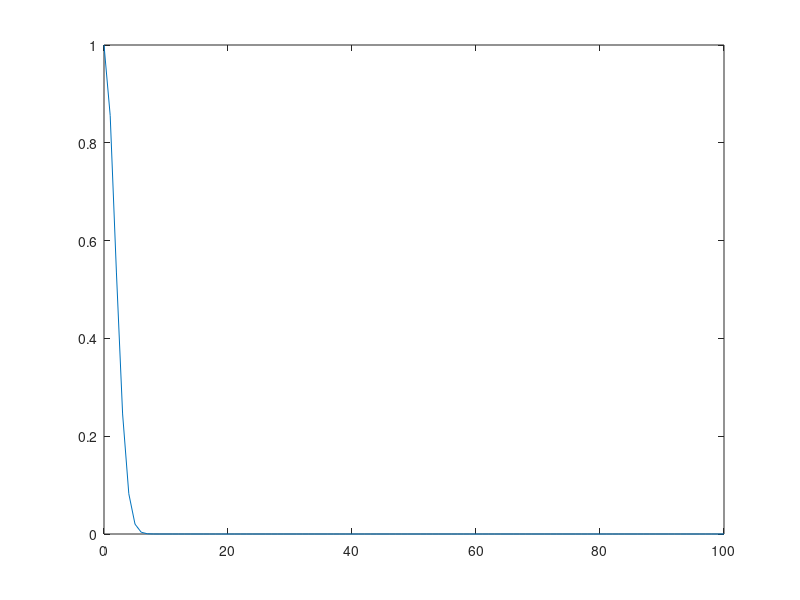

Recreate this plot in MATLAB. (Note: this script raises an error after producing the figure.)
function [Ctrd,Sprd,dCtrd,dSprd,eCtrd,eSprd,CF,C,fitCF,fitC,fitTW,fiterror] = modelPACVoxelv2
%% THE QUESTION

% what question I am going to answer and what I will present in my report

% In x time how can we best estimate the properties of a voxel?
% experimental variables:
    % number of repeats
    % number of conditions
        % sweeps or discrete
    % TR time
        % Sparse = 480 scans per 60 mins
        % 3.5 = ~1029 scans per 60 mins
% experimental constants
    % total duration
    % presentable frequency range

% data set varibles:
   % CF
   % C
   % noise
   
% how many scans can we collect in experiement time
% how to use these scans - more:
% repeats
% conditions

%% TO DO
% convert C to be linear on different scales - change input to that domain then convert output back to frequency 
% print what each figure is, and graph
% if no maximum - error message or something

%% NOTES
% fwhm = 3;% spread of hemodynamic response in mm
% sigma = fwhm ./(2 .* (sqrt(2 .* log(2))));
% fwhm = 2 * sqrt(2*log(2)) * sigma

% for i = 1:length(sweepDur)
% nConPerSweep(i,:) = sweepDur(i) .* modRate; % number of conditions (frequencies presented) per sweep
% end
% make number of reps a function of total time aviable and conditions to
% test
% nStim = [4 64];
% acqTime = [3 7.5]; % TR in seconds
% expTime = 60; % experiement time in minutes
% nRep = round((expTime.*60) ./ acqTime);
% nRepCon = round(nRep / nStim .* nConPerSweep);
% create loop for sweep length
% create sweep vector - how to space?
% percent around or above CF or octave or ERB?
% spaced lin,log,erb,dlm
% devide repeats by number of conditions per sweep - times by images per
% scan
% stimFreq = nHz,CF,nStimID

%% Start
clear all;close all;

fun = @(x,mu,sigma) 1 * exp(-(x - mu).^2/2/sigma^2);
CF = 0;         % centre frequency
mu = lcfF2NErb(CF);         % centre frequency
sig = 1.79;    % sigma in erb space
q = integral(@(x)fun(x,mu,sig),-100,100) % erb in erb space
% erbq = (mu + q/2) - (mu - q/2);
% erb = lcfNErb2F(mu + q/2) - lcfNErb2F(mu - q/2);
erb = lcfNErb2F(q); % erb in frequency space
percent = erb*100
% percent = (erb/CF)*100;
% percent = CF/erb;

% use trapz to integrate without function
% normalise responses to max of 1
figure
x = 0:1:100;
y = fun(x,mu,sig);
plot(x,y);

MaxRes = 8.322;
NoiseRes = 0.9036;
NoisePercent = (NoiseRes / MaxRes)*100;

N1 = lcfF2NErb(0.25); N2 = lcfF2NErb(8);
CF = 2; NOI = NoisePercent;

nRepCon = [15];
nStim = [10];
timeAcq = [2 7.5]; % TR in seconds
% loop modrate and sweep duration?
modRate = 1; % modulation rate of carrier - number of frequencies presented per second (Hz)
sweepDur = 1; % duration of sweep (seconds)
if modRate ==1
    stimType = 'discrete';
    nConPerSweep = 1;
else
    stimType = 'sweep';
    nConPerSweep = sweepDur * modRate; % number of conditions (frequencies presented) per sweep
    nRepCon = nRepCon * nConPerSweep;
end

for n = 1:length(nRepCon)
    nAcquisition(n,:) = nRepCon(n) .* nStim;
end
for i = 1:length(timeAcq)
    timeExp(:,:,i) = (nAcquisition .* timeAcq(i))./60; % experiemnet run time in minutes Row = number of repeats, Colum = number of Stimulus, Page = acquisition time
end

C = [percent 200];
C = C/100;
TW = CF * C;
npTW = length(C); % number of voxel Tuning widths to test
neCon = length(nStim); % number of stimulus sets to test
fs = CF+(-3*CF:(6*CF)/(100-1):3*CF);
LowFreq = 0.1;
HighFreq = 10;
% fs = LowFreq:0.01:HighFreq;

for n = 1:length(nRepCon)
    %% Predifine variables
    nRep = nRepCon(n);
    eCtrd = zeros(neCon,npTW); eSprd = zeros(neCon,npTW);
    dCtrd = zeros(neCon,npTW); dSprd = zeros(neCon,npTW);
    Ctrd = zeros(1,npTW); Sprd = zeros(1,npTW);
    fitCF = zeros(neCon,npTW); fitC = zeros(neCon,npTW); fitTW = zeros(neCon,npTW); fiterror = zeros(neCon,npTW);
    max_stimF = zeros(neCon,npTW);fwhm = zeros(neCon,npTW);
    
    for I = 1:neCon
        % create stimulus set frequencies
        stimF = lcfNErb2F(N1:((N2-N1)/(nStim(I)-1)):N2);
        if nConPerSweep == 1
            stimSweep = stimF;
        else
            for i = 1: length(stimF)
                stimSweep(:,i) = linspace(stimF(i),stimF(i)*2,nConPerSweep);
            end
            stimSweep = stimSweep/2;
        end
        for II = 1:npTW
            [Ct,Sp,f,w] = lcfW(CF,C(II));
            Ctrd(II) = Ct;
            Sprd(II) = Sp;
            jwd1 = zeros(1,nRep); jwd2 = zeros(1,nRep);
            jwd3 = zeros(1,nRep); jwd4 = zeros(1,nRep);
            %             r = zeros(1,nStim(I));
            r = zeros(size(stimSweep));
            for III = 1:nRep
                %                 [jwd1(III),jwd2(III),oneR] = lcfVoxResp(CF,C(II),NOI,stimF);
                [jwd1(III),jwd2(III),oneR] = lcfVoxResp(CF,C(II),NOI,stimSweep);
                jwd3(III) = abs(jwd1(III)-Ctrd(II))/Ctrd(II)*100;
                jwd4(III) = abs(jwd2(III)-Sprd(II))/Sprd(II)*100;
                r = r+oneR/nRep;
            end
            % need to seperate centroid function
            % bold response to responses
            eCtrd(I,II) = nanmean(jwd1); eSprd(I,II) = nanmean(jwd2);
            dCtrd(I,II) = nanmean(jwd3); dSprd(I,II) = nanmean(jwd4);
            
            xdata = stimSweep;
            if nConPerSweep == 1
                [max_value, max_index] = max(r);
                max_stimF(I,II) = stimSweep(max_index);
            else
                [max_r_value, max_r_index] = max(r);
                [max_value, max_index] = max(max_r_value);
                max_stimF(I,II) = stimSweep(max_r_index(max_index),max_index);
            end
            [fwhmIr, fwhmIc] = find(r>max_value/2);
            if numel(fwhmIr)== 1
                fwhm(I,II) = max_stimF(I,II) * 0.2;
            elseif numel(fwhmIr)== 0
                fwhm(I,II) = max_stimF(I,II) * 0.2;
            else
                % find highest and lowest value frequency
                % index all ones above threshold then find highest
                fwhm(I,II) = max(stimSweep(fwhmIr)) - min(stimSweep(fwhmIr));
                %                 fwhmIneg = [fwhmIr(1) fwhmIc(1)];
                %                 fwhmIpos = [fwhmIr(end) fwhmIc(end)];
                %                 fwhm(I,II) = abs(stimSweep(fwhmIpos(1),fwhmIpos(2)) - stimSweep(fwhmIneg(1),fwhmIneg(2)));
                %                 if fwhm(I,II) > (max_stimF(I,II)) *2
                %                     fwhm(I,II) = max_stimF(I,II);
                %                 end
            end
            fwhm(fwhm > max_stimF(I,II)) = (max_stimF(I,II));
            x0 = [max_stimF(I,II),fwhm(I,II)];
            ydata = r;
            %% think about this tomorrow
            if fwhm(I,II) < 0.01
                lb = [0.02, (max_stimF(I,II)*0.1)];
                x0 = [max_stimF(I,II),(max_stimF(I,II)*0.1)];
            else
                lb = [0.02, 0.01];
            end
            ub= [20, 100];
            fun = @lcfROEX;
            options = optimoptions('lsqcurvefit','TolFun',1e-10, 'MaxFunEvals', 400, 'MaxIter', 400); % default=1e-6
            [x, error] = lsqcurvefit(fun,x0,xdata,ydata,lb,ub,options);
            
            fitCF(I,II) = x(1);
            fitC(I,II) = x(2);
            fitTW(I,II) = fitCF(I,II) .*fitC(I,II);
            fiterror(I,II)= error;
            fitW = lcfROEX (x,fs);
            erb = cumsum(fitW)
            erb1 = trapz(fitW)
%             q = integral(fun,xmin,xmax)
            efwhm(I,II) = 2 * sqrt(2*log(2)) * fitC(I,II);
            figure(n)
            %                 figure(length(nRepCon)+n)
            subplot(neCon,npTW,(neCon-I)*npTW+II), hold on
%             for i = 1:length(stimF)
plot(stimSweep,r,'ro--')
%                 plot(stimSweep(:,i),r(:,i),'ro--')
%             end
            plot(f,w,'k-')
            plot(fs,fitW,'c--'),
            set(gca,'XScale','log')
            xlim ([LowFreq HighFreq])
            text(max(xlim),max(ylim),sprintf('Ctrd = %.2f (%.2f) kHz\nSprd = %.2f (%.2f) kHz\nCF = %.2f (%.2f) kHz\nTW = %.2f (%.2f) kHz\nx0 = %.2f, %.2f\nexpTimeCon = %.2f\nexpTimeSpar = %.2f',Ctrd(II),eCtrd(I,II),Sprd(II),eSprd(I,II),CF,fitCF(I,II),TW(II),fitTW(I,II),max_stimF(I,II),fwhm(I,II),timeExp(n,I,1),timeExp(n,I,2)),'HorizontalALignment','right','VerticalAlignment','top')
        end
    end
end

% figure(3), clf
% colormap('gray')
% subplot(1,2,1), contourf(C,NStim,dCtrd), set(gca,'XScale','log','YScale','log'), title('Ctrd'), xlabel('C'), ylabel('NStim')
% subplot(1,2,2), contourf(C,NStim,dSprd), set(gca,'XScale','log','YScale','log'), title('Sprd'), xlabel('C')
end
% Local functions
function nErb = lcfF2NErb(f)
nErb = 1000*log(10)/(24.67*4.37)*log10(4.37*f+1);
end
function f = lcfNErb2F(nErb)
f = (10.^(nErb*24.67*4.37/(1000*log(10)))-1)/4.37;
end
function erb = lcfErb(f)
erb = 24.67*(4.37*f+1)/1000;
end
function [ECtrd,ESprd,r] = lcfVoxResp(CF,C,NOI,f)
% ERB = C*lcfErb(CF);
% P = 4*CF/ERB;
P = 4*CF/C;
g = abs(f-CF)/CF;
r = (1+P*g).*exp(-P*g)+NOI/100*randn(size(f));
ECtrd = sum(max(r,0).*f)/sum(max(r,0));
ESprd = sqrt(sum(max(r,0).*(f-ECtrd).^2)/sum(max(r,0)));
end
function [Ctrd,Sprd,f,w,fwhm] = lcfW(CF,C)
% ERB = C*lcfErb(CF);
% P = 4*CF/ERB;
P = 4*CF/C;
% f = CF+(-3*CF:(6*CF)/(100-1):3*CF); f = f(f>=0);
f = CF+(-3*CF:0.01:3*CF); f = f(f>=0);
g = abs(f-CF)/CF;
w = (1+P*g).*exp(-P*g);

Ctrd = sum(w.*f)/sum(w);
Sprd = sqrt(sum(w.*(f-Ctrd).^2)/sum(w));

[fwhmIr, fwhmIc] = find(w>0.5);
fwhm = f(fwhmIr(end),fwhmIc(end))- f(fwhmIr(1),fwhmIc(1))
end
function [w] = lcfROEX(param,f)
CF = param(1);
C =param(2);
P = 4*CF/C;
% ERB = C*lcfErb(CF);
% P = 4*CF/ERB;
g = abs(f-CF)/CF;
w = (1+P*g).*exp(-P*g);
end
function hrf = makeHrf(TR)
% given the TR, return the HRF shape for t = 0 ... 30s
% using the equation given in the lecture (simple boynton version)
tau = 2; % time constant (s)
delta = 2; % time shift (s)
t = [0:TR:30]; % vector of time points (in steps of TR)
tshift = max(t-delta,0); % shifted, but not < 0
hrf = (tshift ./ tau) .^2 .* exp(-tshift ./tau )./(2*tau);
end
